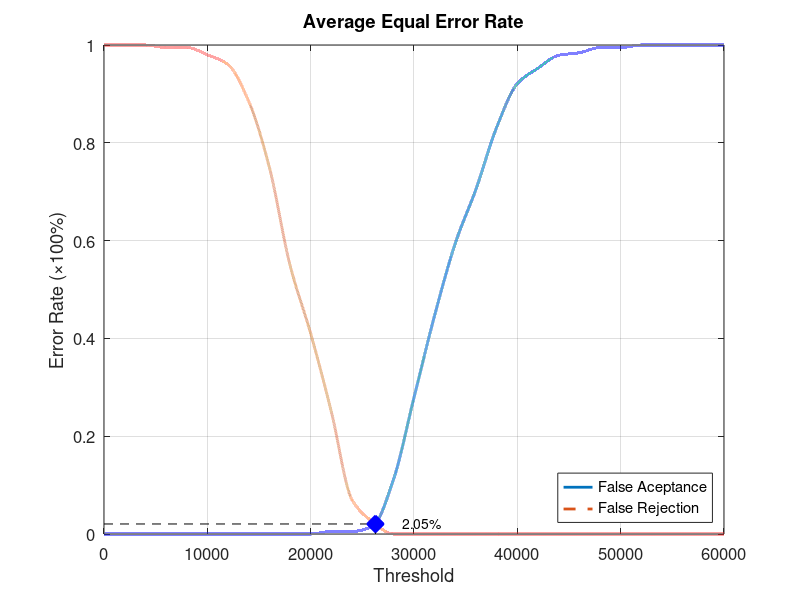
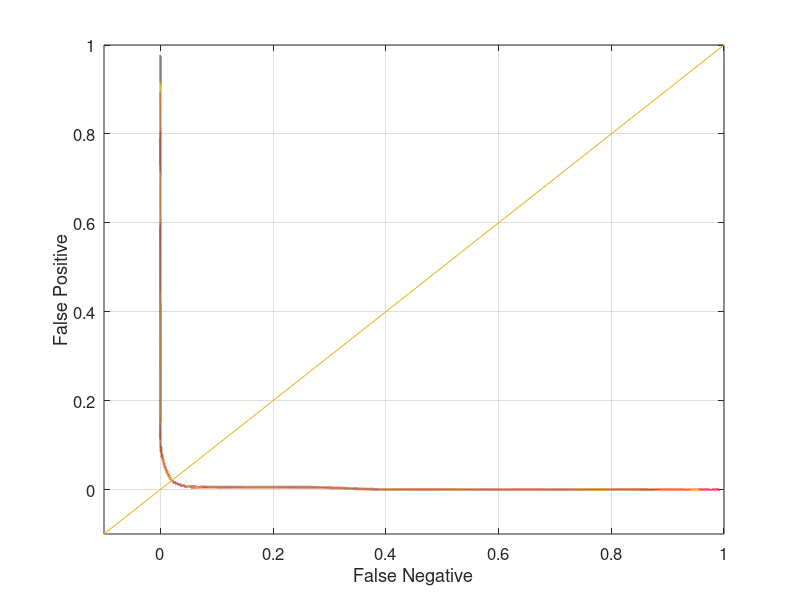

Here is the MATLAB script that generated these plots, in order:
function yEER = Database5_1
close all;
clear;
clc;
x = 0:2000:60000;
xq = 0:0.5:60000;

y0 = [0 0 0 0 0 0 0 0 0 0 0 0.00526316 0.00526316 0.0157895 0.110526 0.278947 0.447368 0.594737 0.705263 0.831579 0.921053 0.952632 0.978947 0.984211 0.994737 0.994737 1 1 1 1 1];
yy0 = interp1(x, y0, xq, 'pchip');
y1 = [1 1 1 0.995 0.995 0.98 0.96 0.885 0.75 0.55 0.41 0.25 0.07 0.025 0 0 0 0 0 0 0 0 0 0 0 0 0 0 0 0 0];
yy1 = interp1(x, y1, xq, 'pchip');

% Calculating EER: 
y2 = abs(y0 - y1);
find(y2 == min(y2))
yy2 = abs(yy0 - yy1);
xEER = find(yy2 == min(yy2));
xEERIndex = xq(xEER) % X-axis EER
yEER = yy0(xEER) % Y-axis EER

main = figure
plot(xq, yy0,'-','LineWidth', 2);	hold on
plot(xq, yy1,'--','LineWidth', 2);	hold on
plot([xEERIndex xEERIndex], [0 yEER], 'k--');	hold on
plot([0 xEERIndex], [yEER yEER], 'k--');	hold on
plot(xEERIndex, yEER, 'bx', 'LineWidth', 10);	hold on
text(xEERIndex + 10 * xEERIndex / 100, yEER, [num2str(round((10000 * yEER)) / 100) '%'])
legend('False Aceptance', 'False Rejection', 'Location', 'SouthEast')
xlabel('Threshold')
ylabel('Error Rate (\times100%)')
title('Average Equal Error Rate')
set(gca, 'FontSize', 12)
axis([0 60000 0 1])
grid on

print(main, 'Database5_1Main', '-dpng');
FNRxFPR = figure('Color', [1 1 1]);
plot(yy1, yy0, '-', yy1, yy0, 'LineWidth', 2);
hold on
y = -0.1:0.1:1
plot(y, y); 
set(gca, 'FontSize', 12)
xlabel('False Negative')
ylabel('False Positive')
axis([-0.1 1 -0.1 1])
set(gca, 'FontSize', 12)
grid on

print(FNRxFPR, 'Database5_1FNRxFPR','-dpng');
end
